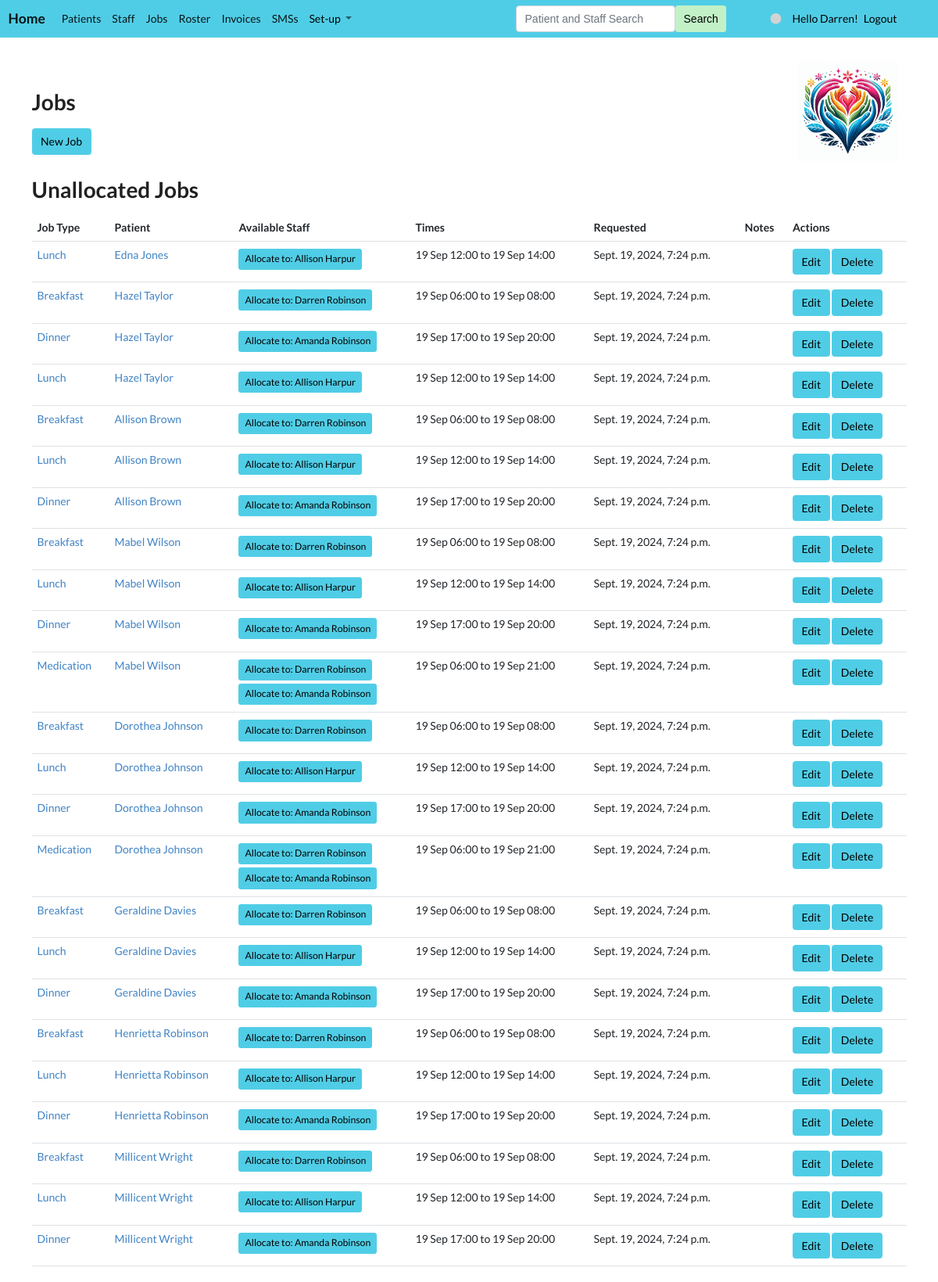
Page /list/job (signed in, upper part) on the committed database.
### app/models.py (models this page shows, shortened)
class Job(Model):
    model_str = "job"
    single = "Job"
    plural = "Jobs"
    has_order = False
    jobtype = ForeignKey(JobType, null=True, blank=True, on_delete=SET_NULL)
    patient = ForeignKey(Patient, null=True, blank=True, on_delete=SET_NULL)
    staff = ForeignKey(Staff, null=True, blank=True, on_delete=SET_NULL)
    date_time_requested = DateTimeField(null=True, blank=True)
    date_time_completed = DateTimeField(null=True, blank=True)
    notes = TextField(max_length=2500, null=True, blank=True)
    amount = IntegerField(null=True, blank=True)
    start = DateTimeField(null=True, blank=True)
    end = DateTimeField(null=True, blank=True)
    def times(self):
        if self.start and self.end:
            return f"{self.start.strftime(DATETIME_FORMAT)} to {self.end.strftime(DATETIME_FORMAT)}"
    def available_staff(self):
        available_staff = []
        shifts = Shift.objects.all()
        for shift in shifts:
            if shift.staff not in available_staff:
                if shift.start and self.start and shift.end:
                    if shift.start < self.start < shift.end:
                         available_staff.append(shift.staff)
            if shift.staff not in available_staff:
                if shift.start and self.end and shift.end:
                    print("Available staff:", shift.start, self.end, shift.end, shift.start < self.end < shift.end)
                    if shift.start < self.end < shift.end:
                        available_staff.append(shift.staff)
        return available_staff

class JobType(Model):
    model_str = "jobtype"
    single = "Job Type"
    plural = "Job Types"
    has_order = True
    name = TextField(max_length=250, null=True, blank=True)
    amount = IntegerField(null=True, blank=True)
    order = IntegerField(null=True, blank=True)
    medication = BooleanField(null=True, blank=True, default=False)
    active = BooleanField(null=True, blank=True, default=True)
    recurring = BooleanField(null=True, blank=True, default=True)
    duration = IntegerField(null=True, blank=True)
    start = TimeField(null=True, blank=True)
    end = TimeField(null=True, blank=True)
    def __str__(self): return self.name

class Patient(Model):
    model_str = "patient"
    single = "Patient"
    plural = "Patients"
    has_order = True
    name = TextField(max_length=250, null=True, blank=True)
    order = IntegerField(null=True, blank=True)
    active = BooleanField(null=True, blank=True, default=True)
    mobile = TextField(null=True, blank=True)
    photo = ImageField(null=True, blank=True, upload_to="images/")

class Staff(Model):
    model_str = "staff"
    single = "Staff Member"
    plural = "Staff"
    has_order = True
    name = TextField(max_length=250, null=True, blank=True)
    first_name = TextField(max_length=250, null=True, blank=True)
    last_name = TextField(max_length=250, null=True, blank=True)
    manager = ForeignKey('self', null=True, blank=True, on_delete=SET_NULL)
    order = IntegerField(null=True, blank=True)
    colour_no = IntegerField(null=True, blank=True, default=0)
    active = BooleanField(null=True, blank=True, default=True)
    user = ForeignKey(settings.AUTH_USER_MODEL, null=True, blank=True, on_delete=CASCADE)
    user_type = TextField(null=True, blank=True, choices=STAFF_CHOICES)
    mobile = TextField(null=True, blank=True)
    photo = ImageField(null=True, blank=True, upload_to="images/")
    def __str__(self): return f"{self.name}"
    def valid_mobile(self):
        if self.mobile: return len(self.mobile) == 10
    def colour(self):
        return colours[min(self.colour_no, len(colours) - 1)]

### app/views.py (the view)
# urls.py: path("list/<model_str>", list, name="list"),
def list(request, model_str):
    staff, model, form, nav_models, colour = get_info(request, model_str)
    if staff.user_type == "Staff" and model_str == "staff": return redirect('ind', 'staff', staff.id)
    items = model.objects.all()
    if model.has_order: items = items.order_by('order')
    if model == Shift:
        for item in items:
            if not item.start or not item.end: item.save_start_and_end()
        items = model.objects.all()
    if model == Day:
        make_days(14)
        items = items.filter(day__gte=datetime.today(), day__lte=datetime.today() + timedelta(days=15))
        for item in items:
            item.initiate()
    if model == Month: make_months(6)
    if model == File: items = items.order_by('-time_stamp')
    if model == MedicationType: items = items.order_by('category')
    context = {'items': items, 'model': model, 'nav_models': nav_models, 'colour': colour, 'staff': staff}
    if model == Job:
        context['items_unallocated'] = items.filter(staff__isnull=True, date_time_completed__isnull=True)
        context['items_open'] = items.filter(staff__isnull=False, date_time_completed__isnull=True)
        context['items_complete'] = items.filter(date_time_completed__isnull=False)
        context['upcoming_jobs'] = (0, "Today", get_upcoming_jobs(0)), (1, "Tomorrow", get_upcoming_jobs(1))
    if model == Patient:
        p = Paginator(items, 30)
        page = request.GET.get('page')
        context['items'] = p.get_page(page)
    return render(request, f"{model_str}s.html", context)

### app/models.py (called while the page is built)
    def __str__(self): return self.name

### app/views.py (called while the page is built)
def get_upcoming_jobs(day_adj):
    requested_day = datetime.now() + timedelta(days=day_adj)
    day_of_week = requested_day.strftime("%A")
    recurring_jobs = RecurringJob.objects.all()
    new_jobs = []
    for recurring_job in recurring_jobs:
        if recurring_job.frequency == day_of_week or recurring_job.frequency.name == "Every day":
            already_exists = False
            existing = Job.objects.filter(jobtype=recurring_job.jobtype, patient=recurring_job.patient)
            for item in existing:
                if item.date_time_requested.date() == requested_day.date(): already_exists = True
            if not already_exists: new_jobs.append(recurring_job)
    return new_jobs

### app/templates/jobs.html (shortened to what this page needs)
{% extends 'base.html'%}
{% block content %}
<link rel="stylesheet" href="https://cdnjs.cloudflare.com/ajax/libs/font-awesome/5.15.3/css/all.min.css">
<h1>{{ model.plural }}</h1>
<a class="btn btn-care" style="background-color: {{ colour }};" href="{% url 'new' model.model_str %}">New {{ model.single }}</a>
<br>
<h1>Unallocated Jobs</h1>
<table class="table">
    <tr><th>Job Type</th><th>Patient</th><th>Available Staff</th><th>Times</th><th>Requested</th><th>Notes</th><th>Actions</th></tr>
    {% for item in items_unallocated %}
        <tr>
            <td><a href="{% url 'ind' 'job' item.id %}">{{ item.jobtype.name }}</a></td>
            {% if item.patient %}
                <td><a href="{% url 'ind' 'patient' item.patient.id %}">{{ item.patient.name }}</a></td>
            {% else %}
                <td>No patient</td>
            {% endif %}
            <td>
                {% if item.staff %}
                    <a href="{% url 'ind' 'staff' item.staff.id %}">{{ item.staff.name }}</a>
                {% else %}
                    {% for avail_staff in item.available_staff %}
                        {% if avail_staff %}
                            <a class="btn btn-care btn-sm" style="background-color: {{ colour }};" href="{% url 'allocate_job' item.id avail_staff.id %}">Allocate to: {{ avail_staff }}</a><br>
                        {% endif %}
                    {% endfor %}
                {% endif %}
            </td>
            <td>{{ item.times }}</td>
            <td>{{ item.date_time_requested }}</td>
            <td>{% if item.notes %}{{ item.notes }}{% endif %}</td>
        <td>
            <a class="btn btn-care" style="background-color: {{ colour }};" href="{% url 'edit' model.model_str item.id %}">Edit</a>
            <a class="btn btn-care" style="background-color: {{ colour }};" href="{% url 'delete' model.model_str item.id %}">Delete</a>
        </td>
        </tr>
    {% endfor %}
</table>
{% endblock %}

### app/templates/navbar.html (shortened to what this page needs)
<nav class="navbar navbar-light navbar-expand-xl" style="background-color: {{ colour }};">
  <div class="container-fluid">
    <a class="navbar-brand" href="{% url 'home' %}"><b>Home</b></a>
    <ul class="navbar-nav me-auto mb-2 mb-lg-0">
        {% for model in nav_models.0 %}
          <li class="nav-item"><a class="nav-link active" href="{% url 'list' model.model_str %}">{{ model.plural }}</a></li>
        {% endfor %}
        {% if nav_models.1 %}
        <li class="nav-item dropdown">
          <a class="nav-link dropdown-toggle" href="#" id="navbarDropdown" role="button" data-bs-toggle="dropdown" aria-expanded="false">
            <span style="color: black">Set-up</span>
          </a>
        </li>
        {% endif %}
    </ul>
          {% if user.is_authenticated %}
              <form class="d-flex" method="POST" action="{% url 'search' %}">
                <input class="form-control" type="search" placeholder="Patient and Staff Search" name="searched">
                <button class="btn btn-success me-5" style="color: black; background-color: #C2F1C8; border:None" type="submit">Search</button>
              </form>
            {% if request.user.first_name == "Allison" %}
                <span class="nav-item"><a class="nav-link active" href="{% url 'switch_user' 'admin' %}"><i class="fas fa-circle" style="color:lightgrey;"></i></a></span>
            {% elif request.user.first_name == "Matt" %}
                <span class="nav-item"><a class="nav-link active" href="{% url 'switch_user' 'setup' %}"><i class="fas fa-circle" style="color:lightgrey;"></i></a></span>
            {% elif request.user.first_name == "Darren" %}
                <span class="nav-item"><a class="nav-link active" href="{% url 'switch_user' 'staff' %}"><i class="fas fa-circle" style="color:lightgrey;"></i></a></span>
            {% endif %}
            <span class="me-2" style="color: black">Hello {{ request.user.first_name }}!</span>
            <a class="me-5" style="color: black" href="{% url 'custom_logout' %}">Logout</a>
          {% else %}
            <a style="color: black" class="me-5" href="{% url 'signup' %}">Signup</a>
            <a style="color: black" href="{% url 'custom_login' %}">Login</a>
          {% endif %}
  </div>
</nav>

### app/static/styles.css (style rules this page uses)
.btn-care { color: black; background-color: #50CDE6; border-color: #50CDE6; margin-top: 2px; margin-bottom: 2px; }

### rows in the picture
Job: jobtype.name "Lunch", patient.name "Edna Jones", times "19 Sep 12:00 to 19 Sep 14:00", date_time_requested "Sept. 19, 2024, 7:24 p.m."
Staff: name "Allison Harpur"
Job: jobtype.name "Breakfast", patient.name "Hazel Taylor", times "19 Sep 06:00 to 19 Sep 08:00", date_time_requested "Sept. 19, 2024, 7:24 p.m."
Staff: name "Darren Robinson"
Job: jobtype.name "Dinner", patient.name "Hazel Taylor", times "19 Sep 17:00 to 19 Sep 20:00", date_time_requested "Sept. 19, 2024, 7:24 p.m."
Staff: name "Amanda Robinson"
Job: jobtype.name "Lunch", patient.name "Hazel Taylor", times "19 Sep 12:00 to 19 Sep 14:00", date_time_requested "Sept. 19, 2024, 7:24 p.m."
Job: jobtype.name "Breakfast", patient.name "Allison Brown", times "19 Sep 06:00 to 19 Sep 08:00", date_time_requested "Sept. 19, 2024, 7:24 p.m."
Job: jobtype.name "Lunch", patient.name "Allison Brown", times "19 Sep 12:00 to 19 Sep 14:00", date_time_requested "Sept. 19, 2024, 7:24 p.m."
Job: jobtype.name "Dinner", patient.name "Allison Brown", times "19 Sep 17:00 to 19 Sep 20:00", date_time_requested "Sept. 19, 2024, 7:24 p.m."
Job: jobtype.name "Breakfast", patient.name "Mabel Wilson", times "19 Sep 06:00 to 19 Sep 08:00", date_time_requested "Sept. 19, 2024, 7:24 p.m."
Job: jobtype.name "Lunch", patient.name "Mabel Wilson", times "19 Sep 12:00 to 19 Sep 14:00", date_time_requested "Sept. 19, 2024, 7:24 p.m."
Job: jobtype.name "Dinner", patient.name "Mabel Wilson", times "19 Sep 17:00 to 19 Sep 20:00", date_time_requested "Sept. 19, 2024, 7:24 p.m."
Job: jobtype.name "Medication", patient.name "Mabel Wilson", times "19 Sep 06:00 to 19 Sep 21:00", date_time_requested "Sept. 19, 2024, 7:24 p.m."
Job: jobtype.name "Breakfast", patient.name "Dorothea Johnson", times "19 Sep 06:00 to 19 Sep 08:00", date_time_requested "Sept. 19, 2024, 7:24 p.m."
Job: jobtype.name "Lunch", patient.name "Dorothea Johnson", times "19 Sep 12:00 to 19 Sep 14:00", date_time_requested "Sept. 19, 2024, 7:24 p.m."
Job: jobtype.name "Dinner", patient.name "Dorothea Johnson", times "19 Sep 17:00 to 19 Sep 20:00", date_time_requested "Sept. 19, 2024, 7:24 p.m."
Job: jobtype.name "Medication", patient.name "Dorothea Johnson", times "19 Sep 06:00 to 19 Sep 21:00", date_time_requested "Sept. 19, 2024, 7:24 p.m."
Job: jobtype.name "Breakfast", patient.name "Geraldine Davies", times "19 Sep 06:00 to 19 Sep 08:00", date_time_requested "Sept. 19, 2024, 7:24 p.m."
Job: jobtype.name "Lunch", patient.name "Geraldine Davies", times "19 Sep 12:00 to 19 Sep 14:00", date_time_requested "Sept. 19, 2024, 7:24 p.m."
Job: jobtype.name "Dinner", patient.name "Geraldine Davies", times "19 Sep 17:00 to 19 Sep 20:00", date_time_requested "Sept. 19, 2024, 7:24 p.m."
Job: jobtype.name "Breakfast", patient.name "Henrietta Robinson", times "19 Sep 06:00 to 19 Sep 08:00", date_time_requested "Sept. 19, 2024, 7:24 p.m."
Job: jobtype.name "Lunch", patient.name "Henrietta Robinson", times "19 Sep 12:00 to 19 Sep 14:00", date_time_requested "Sept. 19, 2024, 7:24 p.m."
Job: jobtype.name "Dinner", patient.name "Henrietta Robinson", times "19 Sep 17:00 to 19 Sep 20:00", date_time_requested "Sept. 19, 2024, 7:24 p.m."
Job: jobtype.name "Breakfast", patient.name "Millicent Wright", times "19 Sep 06:00 to 19 Sep 08:00", date_time_requested "Sept. 19, 2024, 7:24 p.m."
Job: jobtype.name "Lunch", patient.name "Millicent Wright", times "19 Sep 12:00 to 19 Sep 14:00", date_time_requested "Sept. 19, 2024, 7:24 p.m."
Job: jobtype.name "Dinner", patient.name "Millicent Wright", times "19 Sep 17:00 to 19 Sep 20:00", date_time_requested "Sept. 19, 2024, 7:24 p.m."

### other values in the picture
{{ model.plural }} "Patients" "Staff" "Jobs" "Roster" "Invoices" "SMSs"
{{ request.user.first_name }} "Darren"
{{ model.plural }} "Jobs"
{{ model.single }} "Job"
